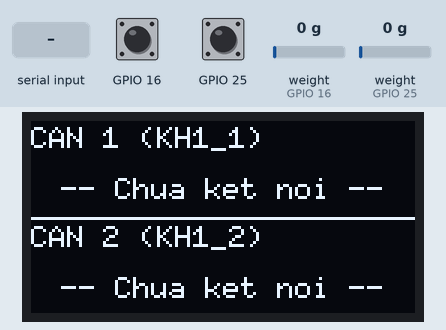
The sketch below on a simulated ESP32. Parts: 128×64 one-colour display. The inputs (shaded band) are chosen by the test bench; at power-on: GPIO 16 HIGH, GPIO 25 HIGH, weight on the scale (sensors on GPIO 16, GPIO 25) 0 g. WiFi joins after 1.5 s; servers stay silent unless stated; uploads are accepted with an empty reply; EEPROM starts erased; what the sketch prints to the serial monitor is not drawn.

Above: at 3.5 s.
3.6 s: GPIO 16 pulled LOW for 0.15 s
At 5.0 s:
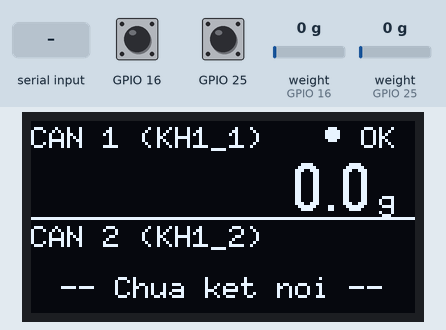
6.1 s: GPIO 25 pulled LOW for 0.15 s
At 8.5 s:
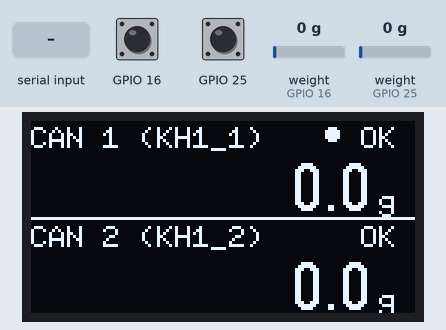
9.1 s: "t\n" received over Serial
At 11.0 s:
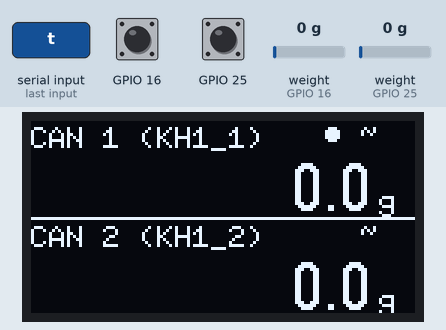
12.1 s: weight on the scale (sensor on GPIO 16) set to 100 g
At 13.6 s:
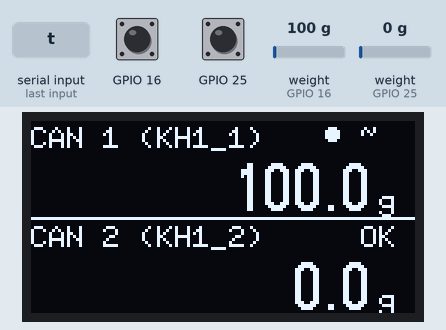
15.1 s: weight on the scale (sensor on GPIO 25) set to 100 g
At 16.4 s:
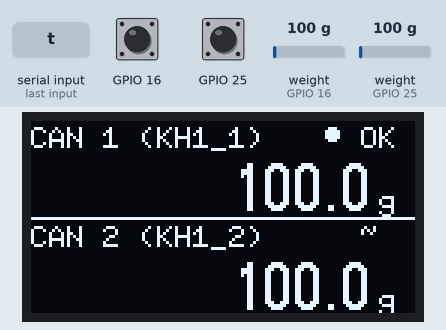
18.1 s: "t1\n" received over Serial
At 20.1 s:
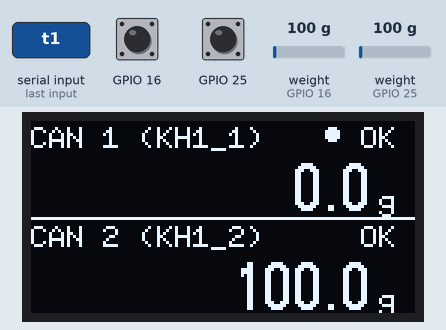
Timing chart, 0 to 21.6 s (numbered marks = the images above; inputs shaded):
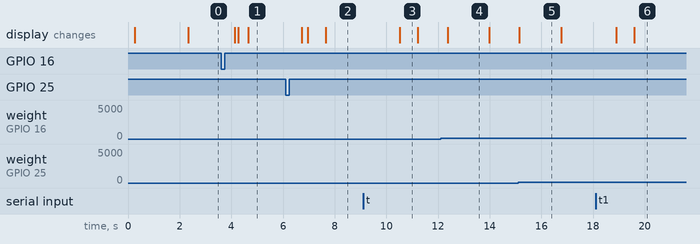

Measured:
- after the input at 3.6 s, the display: changes after 0.53 s (image 1)
- after the input at 6.1 s, the display: changes after 0.63 s (image 2)
- after the input at 9.1 s, the display: changes after 1.4 s (image 3)
- after the input at 12.1 s, the display: changes after 0.27 s (image 4)
- after the input at 15.1 s, the display: changes after 0.05 s (image 5)
- after the input at 18.1 s, the display: first changes after 0.80 s (image 6 shows a later state)
- what the display in image 3 shows lasts 0.7 s, from 10.5 s to 11.2 s

The sketch:

Loadcell_HX711_TapTakeGo.ino
```cpp
/*
 * ================================================================
 *  TAP TAKE GO - HE THONG 2 CAN LOADCELL + OLED (ESP32 DevKit V1)
 *  Phien ban on dinh (FINAL)
 * ================================================================
 *  DAU DAY:
 *   HX711 #1 (Can 1 - KH1_1): DT -> GPIO16, SCK -> GPIO17
 *   HX711 #2 (Can 2 - KH1_2): DT -> GPIO25, SCK -> GPIO26
 *   OLED I2C 128x64 (SH1106): SDA -> GPIO21, SCL -> GPIO22
 *   VCC cua 2 HX711 -> 3V3 (hoac 5V/VIN), GND chung voi ESP32
 *   OLED VCC -> 3V3, GND -> GND
 *
 *  LENH SERIAL (115200 baud, chon "New Line"):
 *   t        : Tru bi ca 2 can
 *   t1 / t2  : Tru bi rieng can 1 / can 2
 *   c1 500   : Hieu chuan can 1 voi qua chuan 500g (dat vat len truoc)
 *   c2 500   : Hieu chuan can 2 voi qua chuan 500g
 *   r        : Reset he so hieu chuan ve mac dinh
 *   i        : In thong tin trang thai
 *
 *  THU VIEN CAN CAI: "HX711 Arduino Library" (Bogdan Necula), "U8g2"
 * ================================================================
 */

#include <Arduino.h>
#include <Wire.h>
#include <U8g2lib.h>
#include <HX711.h>
#include <Preferences.h>
#include <WiFi.h>
#include <HTTPClient.h>

// ============================================================
// 1. CAU HINH
// ============================================================
// Dat false neu chi dung cap USB (Web Serial) -> chay muot nhat
#define USE_WIFI true

const char* WIFI_SSID     = "Minh Hien";
const char* WIFI_PASSWORD = "Khongbiet";
const char* SERVER_URL    = "http://192.168.1.116:5000/api/shelves/sensor-reading";

const char* SLOT_ID_1 = "KH1_1";
const char* SLOT_ID_2 = "KH1_2";

const int HX1_DT  = 16;
const int HX1_SCK = 17;
const int HX2_DT  = 25;
const int HX2_SCK = 26;

const int I2C_SDA = 21;
const int I2C_SCL = 22;

const float DEFAULT_CAL = 420.0;   // He so mac dinh (can hieu chuan lai)
const float ZERO_BAND   = 1.0;     // |g| nho hon nguong nay -> hien 0
const float STABLE_BAND = 1.5;     // Dao dong < 1.5g trong cua so -> on dinh

// ============================================================
// 2. DOI TUONG
// ============================================================
// Neu man hinh bi lech/nhoe chu, doi sang dong SSD1306 ben duoi:
U8G2_SH1106_128X64_NONAME_F_HW_I2C u8g2(U8G2_R0, U8X8_PIN_NONE);
// U8G2_SSD1306_128X64_NONAME_F_HW_I2C u8g2(U8G2_R0, U8X8_PIN_NONE);

Preferences prefs;

// Gom moi thu cua 1 can vao 1 struct cho gon
struct Scale {
  HX711 hx;
  int dt, sck;
  const char* slot;
  const char* name;
  float cal;
  bool  ready;           // Da nhan cam bien
  float weight;          // Gia tri da loc (g)
  bool  stable;
  unsigned long lastSample;
  float win[8];          // Cua so kiem tra on dinh
  uint8_t winIdx;
  uint8_t winCount;
};

Scale s1 = { HX711(), HX1_DT, HX1_SCK, SLOT_ID_1, "CAN 1", DEFAULT_CAL };
Scale s2 = { HX711(), HX2_DT, HX2_SCK, SLOT_ID_2, "CAN 2", DEFAULT_CAL };

// Du lieu chia se cho task WiFi (chay o core 0)
volatile float sharedW1 = 0, sharedW2 = 0;
volatile bool  sharedSt1 = true, sharedSt2 = true;
volatile bool  sharedR1 = false, sharedR2 = false;
volatile bool  wifiOk = false;

// ============================================================
// 3. KHOI TAO / PHAT HIEN CAM BIEN (KHONG BAO GIO TREO)
// ============================================================
// Keo SCK xuong LOW de danh thuc HX711 (SCK HIGH > 60us = HX711 ngu!)
void prepPins(Scale& s) {
  pinMode(s.sck, OUTPUT);
  digitalWrite(s.sck, LOW);
  pinMode(s.dt, INPUT_PULLUP);  // Khong cam -> DT luon HIGH
}

// Cho toi da timeoutMs de DT xuong LOW (HX711 bao co du lieu)
bool waitDtLow(Scale& s, unsigned long timeoutMs) {
  unsigned long t0 = millis();
  while (millis() - t0 < timeoutMs) {
    if (digitalRead(s.dt) == LOW) return true;
    delay(2);
  }
  return false;
}

void resetFilter(Scale& s) {
  s.weight = 0;
  s.stable = true;
  s.winIdx = 0;
  s.winCount = 0;
}

void activate(Scale& s) {
  s.hx.begin(s.dt, s.sck);   // An toan vi DT da san sang
  s.hx.set_scale(s.cal);
  s.hx.tare(5);
  resetFilter(s);
  s.ready = true;
  s.lastSample = millis();
}

// ============================================================
// 4. DOC + LOC NHIEU (goi lien tuc trong loop, khong chan)
// ============================================================
void updateScale(Scale& s) {
  if (!s.ready) {
    // Cam nong: neu vua cam day vao -> tu kich hoat
    if (digitalRead(s.dt) == LOW) {
      activate(s);
      Serial.printf("{\"event\":\"connected\",\"slot_id\":\"%s\"}\n", s.slot);
    }
    return;
  }

  if (!s.hx.is_ready()) {
    // Qua 1.5s khong co du lieu -> coi nhu rut day
    if (millis() - s.lastSample > 1500) {
      s.ready = false;
      resetFilter(s);
      Serial.printf("{\"event\":\"disconnected\",\"slot_id\":\"%s\"}\n", s.slot);
    }
    return;
  }

  s.lastSample = millis();
  float raw = s.hx.get_units(1);   // Da san sang -> doc ngay, ~0ms
  if (isnan(raw) || isinf(raw)) return;

  // Loc EMA: thay doi lon (dat/lay do) -> nhay ngay; nho -> lam muot
  float diff = raw - s.weight;
  if (fabs(diff) > 20.0) s.weight = raw;
  else                   s.weight += 0.35 * diff;

  // Cua so on dinh 8 mau (~0.8s)
  s.win[s.winIdx] = s.weight;
  s.winIdx = (s.winIdx + 1) % 8;
  if (s.winCount < 8) s.winCount++;
  float mn = s.win[0], mx = s.win[0];
  for (uint8_t i = 1; i < s.winCount; i++) {
    if (s.win[i] < mn) mn = s.win[i];
    if (s.win[i] > mx) mx = s.win[i];
  }
  s.stable = (s.winCount >= 4) && (mx - mn < STABLE_BAND);
}

float shown(const Scale& s) {
  return (fabs(s.weight) < ZERO_BAND) ? 0.0 : s.weight;
}

// ============================================================
// 5. MAN HINH OLED - CHIA DOI 2 CAN
// ============================================================
void drawHalf(const Scale& s, int yTop) {
  // Nhan
  u8g2.setFont(u8g2_font_6x10_tr);
  char label[24];
  snprintf(label, sizeof(label), "%s (%s)", s.name, s.slot);
  u8g2.drawStr(0, yTop + 9, label);

  if (!s.ready) {
    u8g2.drawStr(10, yTop + 26, "-- Chua ket noi --");
    return;
  }

  // Dau hieu on dinh
  if (s.stable) u8g2.drawStr(110, yTop + 9, "OK");
  else          u8g2.drawStr(110, yTop + 9, "~");

  // So can lon, can phai
  char buf[16];
  snprintf(buf, sizeof(buf), "%.1f", shown(s));
  u8g2.setFont(u8g2_font_logisoso16_tr);
  int w = u8g2.getStrWidth(buf);
  u8g2.drawStr(112 - w, yTop + 30, buf);
  u8g2.setFont(u8g2_font_6x10_tr);
  u8g2.drawStr(116, yTop + 30, "g");
}

void drawScreen() {
  u8g2.clearBuffer();
  drawHalf(s1, 0);
  u8g2.drawHLine(0, 32, 128);
  drawHalf(s2, 33);
#if USE_WIFI
  if (wifiOk) u8g2.drawDisc(100, 4, 2);   // Cham = WiFi OK
#endif
  u8g2.sendBuffer();
}

void drawSplash(const char* line2) {
  u8g2.clearBuffer();
  u8g2.setFont(u8g2_font_ncenB12_tr);
  u8g2.drawStr(10, 26, "TAP TAKE GO");
  u8g2.setFont(u8g2_font_6x10_tr);
  u8g2.drawStr(10, 48, line2);
  u8g2.sendBuffer();
}

// ============================================================
// 6. XUAT SERIAL CHO WEB (JSON moi dong)
// ============================================================
void printScale(const Scale& s) {
  Serial.printf("{\"slot_id\":\"%s\",\"weight\":%.1f,\"stable\":%s}\n",
                s.slot, shown(s), s.stable ? "true" : "false");
}

// ============================================================
// 7. TASK WIFI CHAY NEN (CORE 0) -> OLED KHONG BAO GIO GIAT
// ============================================================
#if USE_WIFI
void postSlot(const char* slot, float g, bool st) {
  HTTPClient http;
  http.setTimeout(1500);
  if (!http.begin(SERVER_URL)) return;
  http.addHeader("Content-Type", "application/json");
  char body[96];
  snprintf(body, sizeof(body), "{\"slot_id\":\"%s\",\"weight\":%.1f,\"stable\":%s}",
           slot, g, st ? "true" : "false");
  http.POST((uint8_t*)body, strlen(body));
  http.end();
}

void wifiTask(void*) {
  WiFi.mode(WIFI_STA);
  WiFi.setSleep(false);
  WiFi.begin(WIFI_SSID, WIFI_PASSWORD);

  float lastW1 = -9999, lastW2 = -9999;
  unsigned long lastBeat = 0, lastRetry = 0;
  bool announced = false;

  for (;;) {
    wifiOk = (WiFi.status() == WL_CONNECTED);

    if (!wifiOk) {
      announced = false;
      if (millis() - lastRetry > 15000) {
        lastRetry = millis();
        WiFi.disconnect();
        WiFi.begin(WIFI_SSID, WIFI_PASSWORD);
      }
      vTaskDelay(pdMS_TO_TICKS(500));
      continue;
    }

    if (!announced) {
      announced = true;
      Serial.printf("{\"event\":\"wifi_connected\",\"ip\":\"%s\"}\n",
                    WiFi.localIP().toString().c_str());
    }

    bool beat = millis() - lastBeat > 3000;
    float w1 = sharedW1, w2 = sharedW2;

    if (sharedR1 && (beat || fabs(w1 - lastW1) >= 0.5)) {
      postSlot(SLOT_ID_1, w1, sharedSt1);
      lastW1 = w1;
    }
    if (sharedR2 && (beat || fabs(w2 - lastW2) >= 0.5)) {
      postSlot(SLOT_ID_2, w2, sharedSt2);
      lastW2 = w2;
    }
    if (beat) lastBeat = millis();

    vTaskDelay(pdMS_TO_TICKS(250));
  }
}
#endif

// ============================================================
// 8. LENH SERIAL
// ============================================================
void tareScale(Scale& s) {
  if (!s.ready) return;
  s.hx.tare(5);
  resetFilter(s);
}

void calibrate(Scale& s, float knownGrams, const char* key) {
  if (!s.ready || knownGrams <= 0) {
    Serial.println("{\"event\":\"calib_error\"}");
    return;
  }
  long avg = s.hx.get_value(10);    // Da tru bi (offset)
  float f = avg / knownGrams;
  if (fabs(f) < 1) { Serial.println("{\"event\":\"calib_error\"}"); return; }
  s.cal = f;
  s.hx.set_scale(f);
  prefs.putFloat(key, f);
  resetFilter(s);
  Serial.printf("{\"event\":\"calib_ok\",\"slot_id\":\"%s\",\"factor\":%.2f}\n", s.slot, f);
}

void handleSerial() {
  if (!Serial.available()) return;
  String cmd = Serial.readStringUntil('\n');
  cmd.trim();
  if (cmd.length() == 0) return;

  if (cmd == "t" || cmd == "TARE") {
    tareScale(s1); tareScale(s2);
    Serial.println("{\"event\":\"tare_success\"}");
  } else if (cmd == "t1") {
    tareScale(s1); Serial.println("{\"event\":\"tare_success\",\"slot_id\":\"KH1_1\"}");
  } else if (cmd == "t2") {
    tareScale(s2); Serial.println("{\"event\":\"tare_success\",\"slot_id\":\"KH1_2\"}");
  } else if (cmd.startsWith("c1 ")) {
    calibrate(s1, cmd.substring(3).toFloat(), "cal1");
  } else if (cmd.startsWith("c2 ")) {
    calibrate(s2, cmd.substring(3).toFloat(), "cal2");
  } else if (cmd == "r") {
    s1.cal = s2.cal = DEFAULT_CAL;
    prefs.putFloat("cal1", DEFAULT_CAL);
    prefs.putFloat("cal2", DEFAULT_CAL);
    if (s1.ready) s1.hx.set_scale(DEFAULT_CAL);
    if (s2.ready) s2.hx.set_scale(DEFAULT_CAL);
    Serial.println("{\"event\":\"reset_calibration_both\"}");
  } else if (cmd == "i") {
    Serial.printf("Can1: %s cal=%.2f | Can2: %s cal=%.2f | WiFi: %s\n",
                  s1.ready ? "OK" : "KHONG", s1.cal,
                  s2.ready ? "OK" : "KHONG", s2.cal,
                  wifiOk ? WiFi.localIP().toString().c_str() : "chua");
  }
}

// ============================================================
// 9. SETUP
// ============================================================
void setup() {
  Serial.begin(115200);
  Serial.setTimeout(50);
  delay(200);
  Serial.println();
  Serial.println("=== TAP TAKE GO - 2 CAN LOADCELL (ESP32) ===");

  Wire.begin(I2C_SDA, I2C_SCL);
  Wire.setClock(400000);           // I2C nhanh -> OLED ve muot
  u8g2.begin();
  drawSplash("Dang khoi dong...");

  prefs.begin("scales", false);
  s1.cal = prefs.getFloat("cal1", DEFAULT_CAL);
  s2.cal = prefs.getFloat("cal2", DEFAULT_CAL);

  // Danh thuc ca 2 HX711 cung luc roi doi toi da 1s
  prepPins(s1);
  prepPins(s2);
  delay(50);

  Serial.print("Can 1 (GPIO16/17)... ");
  if (waitDtLow(s1, 1000)) { activate(s1); Serial.println("OK"); }
  else Serial.println("KHONG THAY (se tu nhan khi cam)");

  Serial.print("Can 2 (GPIO25/26)... ");
  if (waitDtLow(s2, 1000)) { activate(s2); Serial.println("OK"); }
  else Serial.println("KHONG THAY (se tu nhan khi cam)");

#if USE_WIFI
  xTaskCreatePinnedToCore(wifiTask, "wifi", 8192, NULL, 1, NULL, 0);
#endif

  Serial.println(">>> SAN SANG <<<");
}

// ============================================================
// 10. LOOP (core 1) - chi doc can, ve OLED, xuat Serial
// ============================================================
void loop() {
  handleSerial();

  updateScale(s1);
  updateScale(s2);

  // Cap nhat du lieu cho task WiFi
  sharedW1 = shown(s1); sharedSt1 = s1.stable; sharedR1 = s1.ready;
  sharedW2 = shown(s2); sharedSt2 = s2.stable; sharedR2 = s2.ready;

  // OLED ~10 khung/giay
  static unsigned long lastDraw = 0;
  if (millis() - lastDraw >= 100) {
    lastDraw = millis();
    drawScreen();
  }

  // Serial: gui khi thay doi >= 0.5g hoac moi 1s (heartbeat)
  static float lastP1 = -9999, lastP2 = -9999;
  static bool  lastS1 = false, lastS2 = false;
  static unsigned long lastBeat = 0;
  bool beat = millis() - lastBeat >= 1000;

  if (s1.ready && (beat || fabs(shown(s1) - lastP1) >= 0.5 || s1.stable != lastS1)) {
    printScale(s1); lastP1 = shown(s1); lastS1 = s1.stable;
  }
  if (s2.ready && (beat || fabs(shown(s2) - lastP2) >= 0.5 || s2.stable != lastS2)) {
    printScale(s2); lastP2 = shown(s2); lastS2 = s2.stable;
  }
  if (beat) lastBeat = millis();

  delay(5);
}
```
